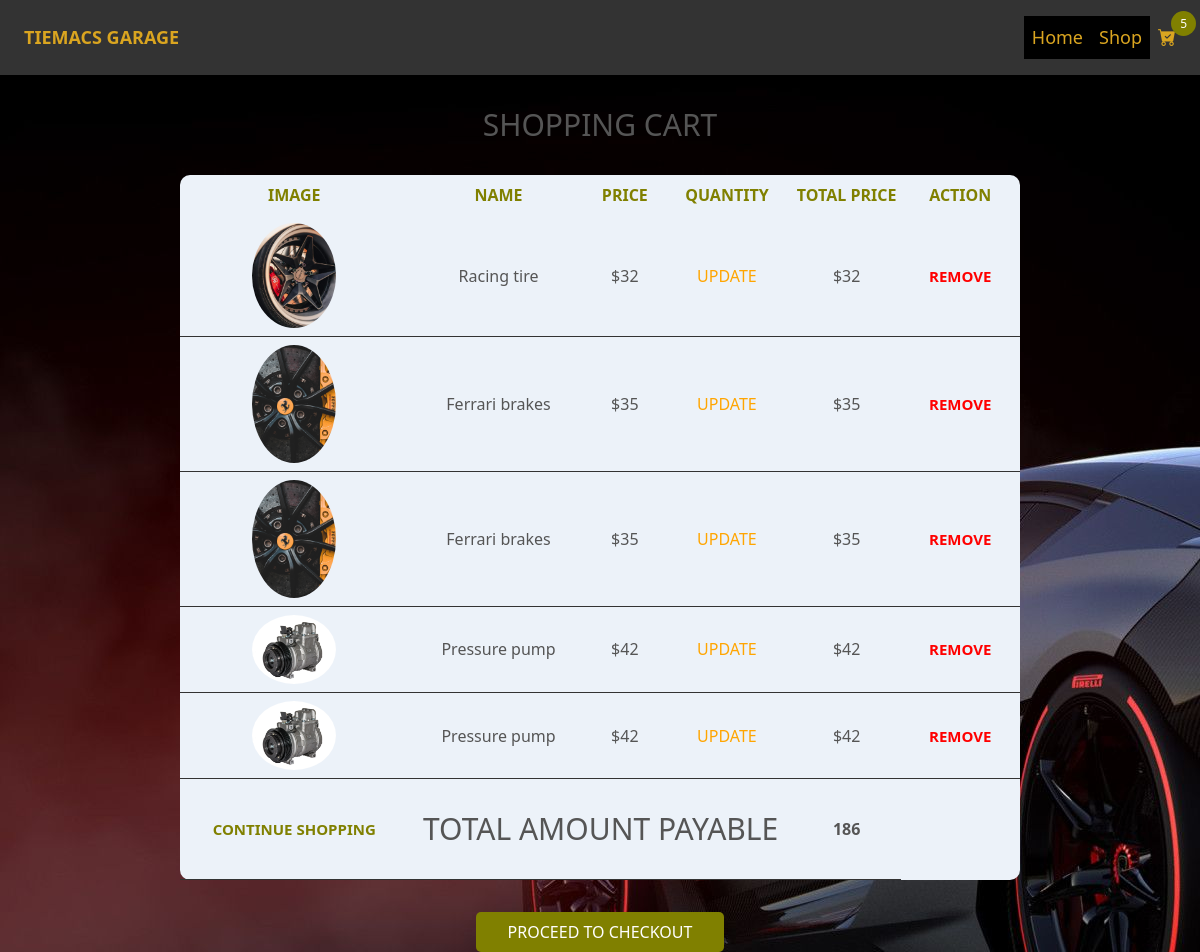
The app's page /cart.php with its own data.
### tables this page shows
CREATE TABLE `cart` (
  `id` int(255) NOT NULL,
  `name` varchar(255) NOT NULL,
  `price` varchar(255) NOT NULL,
  `image` varchar(255) NOT NULL,
  `quantity` varchar(255) NOT NULL
);

### cart.php (the view, shortened to what this page needs)
<?php
include 'connection.php'?>
<!Doctype html>
<html lang="en">
  <head>
    <link rel="stylesheet" type="text/css" href="https://cdn.jsdelivr.net/npm/bootstrap@5.2.3/dist/css/bootstrap.min.css">
    <link rel="stylesheet" type="text/css" href="styles.css">
  </head>
  <body>
    <?php include 'header.php' ?>
    <div class="cart-container">
        <h1>Shopping cart</h1>
        <table>
            <thead>
                <th>image</th>
                <th>name</th>
                <th>price</th>
                <th>quantity</th>
                <th>total price</th>
                <th>action</th>
            </thead>
            <tbody>
                <?php
                $select_cart = mysqli_query($conn, "SELECT * FROM cart");
                $grand_total=0;
                if (mysqli_num_rows($select_cart)>0){
                    while($fetch_cart=mysqli_fetch_assoc($select_cart)){
                ?>
                <tr>
                    <td><img src="image/<?php echo $fetch_cart['image']; ?>"></td>
                    <td><?php echo $fetch_cart['name']; ?></td>
                    <td>$<?php echo $fetch_cart['price']; ?></td>
                    <td class="quantity">
                        <form method="POST">
                            <input type="submit" name="update_btn" value="update">
                        </form>
                    </td>
                    <td>$<?php echo $sub_total = $fetch_cart['price']*$fetch_cart['quantity']; ?></td>
                    <td><a href="delete.php?remove=<?php echo $fetch_cart['id']; ?>" onclick="return confirm('remove item from cart')" class="delete-btn">remove</a></td>
                </tr>
                <?php
                    $grand_total+=$sub_total;
                    }
                }
                ?>
                <tr class="table-bottom">
                    <td><a href="products.php" class="option-btn">continue shopping</a></td>
                    <td colspan="3"><h1>total amount payable</h1></td>
                    <td style="font-weight: bold;"><?php echo $grand_total; ?></td>
                </tr>
            </tbody>
        </table>
        <div class="checkout-btn">
            <a href="checkout.php" class="btn" <?=($grand_total>1)?'':'disabled'?> >proceed to checkout</a>
        </div>
    </div>
  </body>
</html>

### header.php (shortened to what this page needs)
<!Doctype html>
<html lang="en">
  <head>
    <link rel="stylesheet" type="text/css" href="styles.css">
    <link rel="stylesheet" type="text/css" href="https://cdn.jsdelivr.net/npm/bootstrap-icons@1.9.1/font/bootstrap-icons.css">
  </head>
  <body>
    <header>
      <div class="flex">
          <a href="" class="logo">Tiemacs Garage</a>
          <div class="navbar">
          <a href="home.php">home</a>
             <a href="products.php">shop</a>
          </div>
          <?php
             $select_rows =mysqli_query($conn, "SELECT * FROM cart") or die('Query failed');
             $row_count = mysqli_num_rows($select_rows);
          ?>
          <a href="cart.php" class="cart"><i class="bi bi-cart-check-fill"></i><span><?php echo $row_count; ?></span></a>
      </div>
    </header>
  </body>
</html>

### styles.css (style rules this page uses)
* { margin: 0; padding: 0; box-sizing: border-box; }
:root { --bg-color: #ecf2f9; --outer-shadow: 3px 3px 3px #fff, -3px -3px -3px #ceced1; --inner-shadow: inset 3px 3px 3px #fff, inset -3px -3px -3px #ceced1; --color: grey; }
body { background-image: url(Images/Background.jpg); background-repeat: no-repeat; background-color: #000; }
header { background-color:var(--bg-color); background-color: #333; position: sticky; padding: 1rem; box-shadow: var(--outer-shadow); z-index: 100; }
.flex { display: flex; align-items: center; max-width: 1200px; margin: 0 auto; }
.logo { text-transform: uppercase; font-weight: bold; color: goldenrod; margin-right: auto; }
.navbar { margin-left: 2rem; background-color: #000; }
a { color:goldenrod; text-decoration: none; text-transform: capitalize; font-size: 18px; margin: 0 .5rem; }
.cart span { position: absolute; height: 25px; width: 25px; line-height: 25px; text-align: center; top: 10%; font-size: 12px; margin: .2rem; margin-left: -.3rem; border-radius: 50%; background-color: olive; color: #fff; }
input, select { width: 100%; box-shadow: var(--outer-shadow); background-color: transparent; border-radius: 5px; border: none; padding: 1rem; margin: .5rem 0; outline: none; color: olive; }
.btn, .option-btn, .delete-btn { cursor: pointer; text-transform: uppercase; box-shadow: var(--outer-shadow); color: olive; border: none; outline: none; background-color: transparent; cursor: pointer; }
.delete-btn, .option-btn { font-size: 14px; padding: .5rem 1rem; border-radius: 5px; color: red; font-weight: bold; }
.option-btn { color: olive; }
th { box-shadow: var(--outer-shadow); color: olive; text-transform: uppercase; padding: .5rem 0; margin: 1.5rem 0; }
h1 { font-size: 30px; text-align: center; margin: 2rem auto; text-transform: uppercase; color: #555; }
.cart-container table { background-color: var(--bg-color); width: 70vw; margin: 0 auto; text-align: center; border-radius: 10px; }
.cart-container table tr { padding: 1rem 0; box-shadow: var(--outer-shadow); }
.cart-container table tr td { margin: 1rem; border-bottom: 1px solid #333; font-size: 1rem; color: #555; }
.cart-container input[type='submit'] { width: 80px; border-radius: 5px; padding: .5rem; cursor: pointer; color: orange; text-transform: uppercase; }
.cart-container .delete-btn, .cart-container .option-btn { font-size: 15px; padding: .5rem 1rem; border-radius: 5px; }
.table-bottom { padding: 1rem 2rem; }
.cart-container img { width: 100px; border-radius: 50%; padding: .5rem; box-shadow: var(--inner-shadow); }
.cart-container .checkout-btn { text-align: center; margin-top: 2rem; }
.checkout-btn a { width: auto; margin: 0 auto; background-color: olive; color: #fff; border-radius: 5px; padding: .5rem 2rem; }

### records on screen
cart: image (picture), name "Racing tire", price "32", $sub_total=$fetch_cart['price']*$fetch_cart['quantity'] "32"
cart: image (picture), name "Ferrari brakes", price "35", $sub_total=$fetch_cart['price']*$fetch_cart['quantity'] "35"
cart: image (picture), name "Ferrari brakes", price "35", $sub_total=$fetch_cart['price']*$fetch_cart['quantity'] "35"
cart: image (picture), name "Pressure pump", price "42", $sub_total=$fetch_cart['price']*$fetch_cart['quantity'] "42"
cart: image (picture), name "Pressure pump", price "42", $sub_total=$fetch_cart['price']*$fetch_cart['quantity'] "42"

### other values on screen
$row_count "5"
$grand_total "186"
